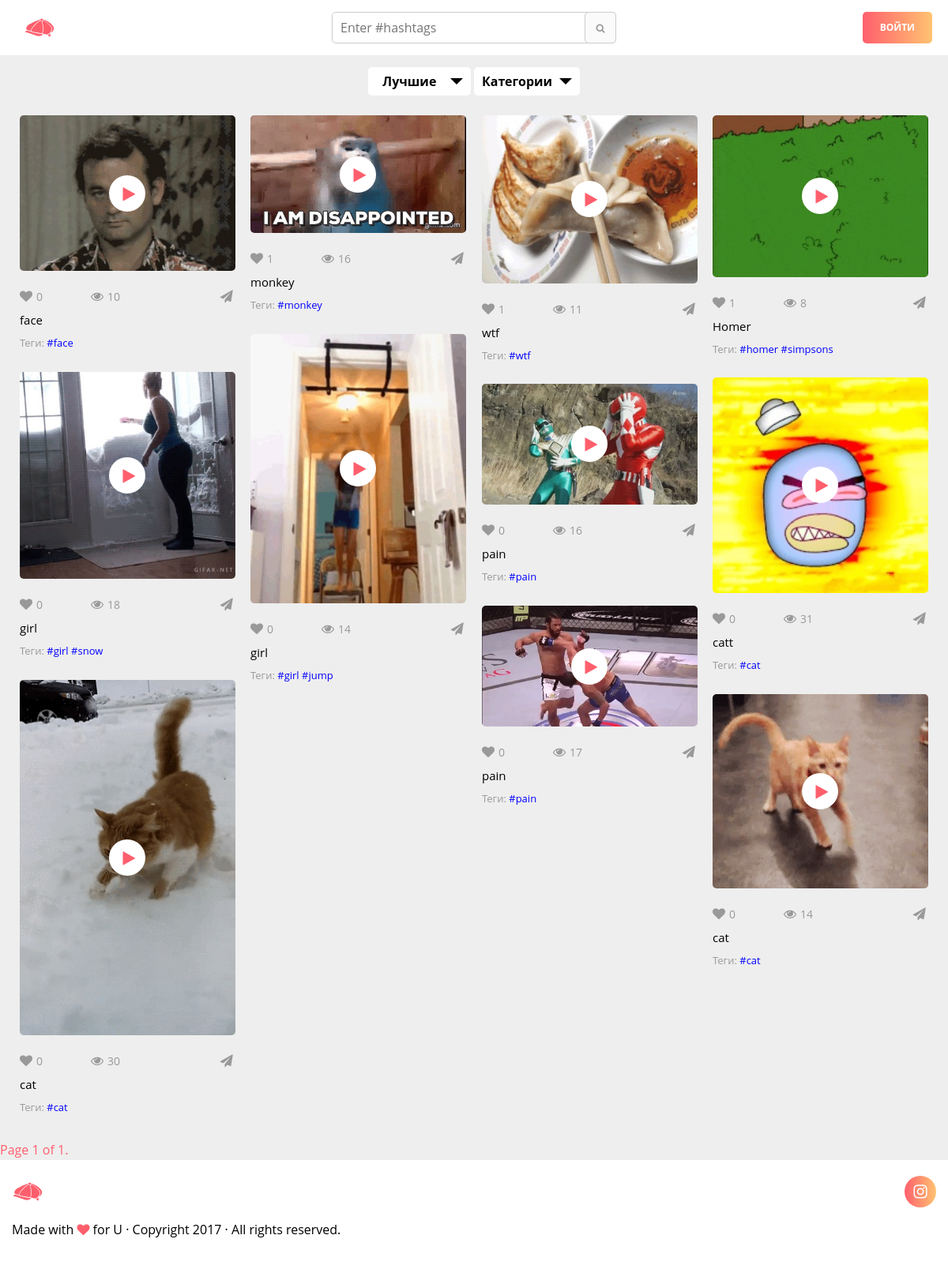
The page / on the database its author committed.
### gifspool/models.py (models this page shows, shortened)
class Gif(models.Model):
    category = models.ForeignKey(Category, on_delete=models.CASCADE, blank=True, null=True,)
    creator = models.ForeignKey(User, default='')
    name = models.CharField(max_length=30)
    tags = models.CharField(max_length=300, blank = True)
    upload_date = models.DateTimeField(auto_now_add=True, blank = True)
    likes_by = models.TextField(default='', blank = True)
    likes = models.IntegerField(default=0)
    shocked = models.IntegerField(default=0)
    loved = models.IntegerField(default=0)
    laugh = models.IntegerField(default=0)
    post_to = models.BooleanField(default=None)
    gif_file = models.FileField(upload_to=user_directory_path)
    mp4_file_url = models.CharField(max_length=60, null=True, blank = True)
    jpg_path = models.CharField(max_length=60, default="", null=True, blank = True)
    jpg_url = models.CharField(max_length=60, default="", null=True, blank = True)
    views = models.IntegerField(default=0, blank=True, null=True,)
    hashtags = models.ManyToManyField(Hashtag, through='GifHashtagLinker', related_name = 'gifs_hashtag', blank=True )
    liked_by = models.ManyToManyField(User, through='Like', related_name = 'liked_by_user', blank=True)
    prev_gif = models.IntegerField(default=None, null=True, blank = True)
    next_gif = models.IntegerField(default=None, null=True, blank = True)

class Hashtag(models.Model):
    hashtag = models.CharField(max_length=60, unique = True)
    count = models.IntegerField(default=1)
    def __str__(self):
        return self.hashtag

### gifspool/views.py (the view, shortened to what this page needs)
# urls.py: url(r'^$', views.Pool.as_view(), name='gifspool'),
class Pool(MyView):
    def __init__(self):
        MyView.__init__(self)
        self.context["use_cache"] = False
        self.context["tags"] = None
    def make_pagination(self, request, gifs_list=None, num_pages=None):
        paginator = Paginator(gifs_list, num_pages)
        page = request.GET.get('page')
        try:
            pags = paginator.page(page)
        except PageNotAnInteger:
            pags = paginator.page(1)
        except EmptyPage:
            pags = paginator.page(paginator.num_pages)
        self.context["pags"] = pags
    def make_linked_list(self, request, gifs_list):
        gifs = gifs_list
        print(gifs.count())
        linked_list = {}
        prev_gif = None
        next_gif = None
        for gif in gifs:
            if prev_gif == None:
                linked_list[gif.id] = {"prev_gif": None, "next_gif": None}
                prev_gif = gif
                next_gif = gif
            else:
                linked_list[prev_gif.id]["prev_gif"] = {"pk": gif.id, "name": gif.name, "gif_url": gif.gif_file.url}
                linked_list[gif.id] = {"prev_gif": None, "next_gif": {"pk": prev_gif.id, "name": prev_gif.name, "gif_url": prev_gif.gif_file.url}}
                prev_gif = gif
                next_gif = gif
        request.session["gifs_linked_list"] = linked_list
    def update_cache(self):
        try:
            if not cache.get('gifs') or cache.get('to_update') == True:
                print("update cache")
                gifs = [model_to_dict(gif) for gif in Gif.objects.filter(post_to=True).order_by('-upload_date')]
                cache.set('gifs', gifs)
                cache.set('to_update', False)
                self.context["use_cache"] = True
            else:
                print("use cache")
            self.context["gifs"] = cache.get('gifs')
        except:
            print("get from db")
            self.context["gifs"] = Gif.objects.filter(post_to=True).order_by('-upload_date')
            self.context["use_cache"] = False
    def get(self, request):
        Pool.update_cache(self)
        Pool.is_authenticated(self, request)
        Pool.make_pagination(self, request, self.context["gifs"], 20)
        try:
            del request.session["gifs_linked_list"]
        except KeyError:
            pass
        Pool.make_linked_list(self, request, self.context["gifs"])
        response = render(request, "index.html", self.context)
        response.delete_cookie('hui')
        return response

### gifspool/views.py (called while the page is built)
    def is_authenticated(self, request=None):
        is_authenticated = request.user.is_authenticated
        if is_authenticated:
            self.context["show"] = ('hide', 'show')
            self.context["user"] = request.user
            self.context["logged"] = is_authenticated
        else:
            self.context["show"] = ('show', 'hide')
            self.context["user"] = "U"
            self.context["logged"] = is_authenticated

### gifspool/templates/index.html (shortened to what this page needs)
{% extends "base.html" %}
{% block content %}
    <section class="section--grid">
        <div class="container-fluid">
        {% if pags %}
            <div class="row grid">
                <div class="grid" id="grid">
                    {% for gif in pags %}
                    <div id="grid-item">
                        <div class="gif_wrapper">
                            <div class="gif_viewer">
                                <a href="{% url 'gifspool:gifs' gif.id gif.name %}">
                                    <ins class="play-gif"></ins>
                                </a>
                            </div>
                            <div class="gif_item_info">
                                <ul class="gif_item_wrap">
                                    <li class="gif_item_emoji">
                                        <i class="fa fa-heart"></i><span class="fa_fa-heart">{{ gif.likes }}</span>
                                    </li>
                                    <li class="gif_item_view">
                                        <i class="fa fa-eye"></i><span class="fa_fa-eye">{{ gif.views }}</span>
                                    </li>
                                    <li class="gif_item_share">
                                        <i class="fa fa-paper-plane"></i>
                                    </li>
                                </ul>
                                <div class="gif_item_meta">
                                    <a href="{% url 'gifspool:onegif' gif.id gif.name %}">{{ gif.name }}</a>
                                </div>
                                <div class="gif_item_tags">
                                    <span>
                                        Теги:
                                    </span>
                                    {% for hashtag in gif.hashtags.all %}
                                        <a href="search?tags=%23{{ hashtag.hashtag }}">#{{ hashtag }}</a>
                                    {% endfor %}
                                </div>
                            </div>
                        </div>
                    </div>
                    {% endfor %}
                </div>
            </div>
        {% endif %}
        </div>
    </section>
    <div class="pagination">
        <span class="step-links">
            <span class="current">
                Page {{ pags.number }} of {{ pags.paginator.num_pages }}.
            </span>
        </span>
    </div>
{% endblock %}

### gifspool/templates/base.html (style rules this page uses)
html { font-family:sans-serif;-ms-text-size-adjust:100%;-webkit-text-size-adjust:100% }
body { margin:0 }
article,aside,details,figcaption,figure,footer,header,hgroup,main,menu,nav,section,summary { display:block }
a { background-color:transparent }
* { -webkit-box-sizing:border-box;-moz-box-sizing:border-box;box-sizing:border-box }
*:before,*:after { -webkit-box-sizing:border-box;-moz-box-sizing:border-box;box-sizing:border-box }
html { font-size:10px;-webkit-tap-highlight-color:rgba(0,0,0,0) }
body { font-family:"Helvetica Neue",Helvetica,Arial,sans-serif;font-size:14px;line-height:1.42857143;color:#333;background-color:#fff }
a { color:#337ab7;text-decoration:none }
.container-fluid { margin-right:auto;margin-left:auto;padding-left:15px;padding-right:15px }
.row { margin-left:-15px;margin-right:-15px }
.clearfix:before,.clearfix:after,.container:before,.container:after,.container-fluid:before,.container-fluid:after,.row:before,.row:after { content:" ";display:table }
.clearfix:after,.container:after,.container-fluid:after,.row:after { clear:both }

### rows shown on the page
Gif: likes "0", views "10", name "face"
Hashtag: hashtag "face"
Gif: likes "1", views "16", name "monkey"
Hashtag: hashtag "monkey"
Gif: likes "1", views "11", name "wtf"
Hashtag: hashtag "wtf"
Gif: likes "1", views "8", name "Homer"
Hashtag: hashtag "homer"
Hashtag: hashtag "simpsons"
Gif: likes "0", views "14", name "girl"
Hashtag: hashtag "girl"
Hashtag: hashtag "jump"
Gif: likes "0", views "18", name "girl"
Hashtag: hashtag "snow"
Gif: likes "0", views "31", name "catt"
Hashtag: hashtag "cat"
Gif: likes "0", views "16", name "pain"
Hashtag: hashtag "pain"
Gif: likes "0", views "17", name "pain"
Gif: likes "0", views "30", name "cat"
Gif: likes "0", views "14", name "cat"

### other values the page prints
{{ pags.number }} "1"
{{ pags.paginator.num_pages }} "1"
{{ user }} "U"
